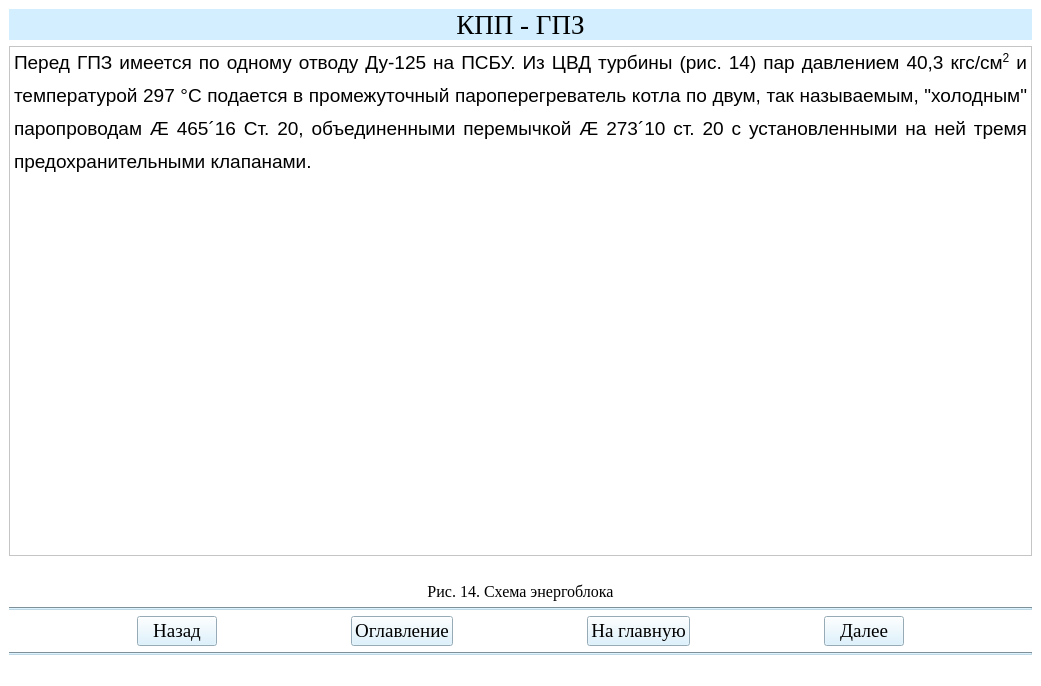
<?xml version="1.0" encoding="UTF-8"?>
<ui version="4.0">
 <class>Teoria21Window</class>
 <widget class="QMainWindow" name="Teoria21Window">
  <property name="geometry">
   <rect>
    <x>0</x>
    <y>0</y>
    <width>1041</width>
    <height>686</height>
   </rect>
  </property>
  <property name="windowTitle">
   <string>АУК</string>
  </property>
  <property name="styleSheet">
   <string notr="true">background-color: rgb(255, 255, 255);</string>
  </property>
  <widget class="QWidget" name="centralwidget">
   <layout class="QGridLayout" name="gridLayout">
    <item row="1" column="0">
     <widget class="QTextBrowser" name="textBrowser_2">
      <property name="html">
       <string>&lt;!DOCTYPE HTML PUBLIC &quot;-//W3C//DTD HTML 4.0//EN&quot; &quot;http://www.w3.org/TR/REC-html40/strict.dtd&quot;&gt;
&lt;html&gt;&lt;head&gt;&lt;meta name=&quot;qrichtext&quot; content=&quot;1&quot; /&gt;&lt;style type=&quot;text/css&quot;&gt;
p, li { white-space: pre-wrap; }
&lt;/style&gt;&lt;/head&gt;&lt;body style=&quot; font-family:'MS Shell Dlg 2'; font-size:8.25pt; font-weight:400; font-style:normal;&quot;&gt;
&lt;p align=&quot;justify&quot; style=&quot; margin-top:12px; margin-bottom:0px; margin-left:0px; margin-right:0px; -qt-block-indent:0; text-indent:0px; line-height:150%;&quot;&gt;&lt;span style=&quot; font-family:'Times New Roman,serif'; font-size:14pt;&quot;&gt;Перед ГПЗ имеется по одному отводу Ду-125 на ПСБУ. Из ЦВД турбины (рис. 14) пар давлением 40,3 кгс/см&lt;/span&gt;&lt;span style=&quot; font-family:'Times New Roman,serif'; font-size:14pt; vertical-align:super;&quot;&gt;2&lt;/span&gt;&lt;span style=&quot; font-family:'Times New Roman,serif'; font-size:14pt;&quot;&gt; и температурой 297 °С подается в промежуточный пароперегреватель котла по двум, так называемым, &amp;quot;холодным&amp;quot; паропроводам &lt;/span&gt;&lt;span style=&quot; font-family:'Symbol'; font-size:14pt;&quot;&gt;Æ&lt;/span&gt;&lt;span style=&quot; font-family:'Times New Roman,serif'; font-size:14pt;&quot;&gt; 465&lt;/span&gt;&lt;span style=&quot; font-family:'Symbol'; font-size:14pt;&quot;&gt;´&lt;/span&gt;&lt;span style=&quot; font-family:'Times New Roman,serif'; font-size:14pt;&quot;&gt;16 Ст. 20, объединенными перемычкой &lt;/span&gt;&lt;span style=&quot; font-family:'Symbol'; font-size:14pt;&quot;&gt;Æ&lt;/span&gt;&lt;span style=&quot; font-family:'Times New Roman,serif'; font-size:14pt;&quot;&gt; 273&lt;/span&gt;&lt;span style=&quot; font-family:'Symbol'; font-size:14pt;&quot;&gt;´&lt;/span&gt;&lt;span style=&quot; font-family:'Times New Roman,serif'; font-size:14pt;&quot;&gt;10 ст. 20 с установленными на ней тремя предохранительными клапанами.&lt;/span&gt;&lt;span style=&quot; font-size:8pt;&quot;&gt; &lt;/span&gt;&lt;/p&gt;&lt;/body&gt;&lt;/html&gt;</string>
      </property>
     </widget>
    </item>
    <item row="5" column="0">
     <layout class="QHBoxLayout" name="horizontalLayout">
      <item>
       <spacer name="horizontalSpacer_2">
        <property name="orientation">
         <enum>Qt::Horizontal</enum>
        </property>
        <property name="sizeHint" stdset="0">
         <size>
          <width>40</width>
          <height>20</height>
         </size>
        </property>
       </spacer>
      </item>
      <item>
       <widget class="QPushButton" name="btn_return21">
        <property name="sizePolicy">
         <sizepolicy hsizetype="Minimum" vsizetype="Fixed">
          <horstretch>0</horstretch>
          <verstretch>0</verstretch>
         </sizepolicy>
        </property>
        <property name="font">
         <font>
          <family>Times New Roman</family>
          <pointsize>14</pointsize>
          <weight>50</weight>
          <bold>false</bold>
         </font>
        </property>
        <property name="styleSheet">
         <string notr="true">background-color: rgb(211, 239, 255);
color: rgb(0, 0, 0);</string>
        </property>
        <property name="text">
         <string>Назад</string>
        </property>
       </widget>
      </item>
      <item>
       <spacer name="horizontalSpacer_5">
        <property name="orientation">
         <enum>Qt::Horizontal</enum>
        </property>
        <property name="sizeHint" stdset="0">
         <size>
          <width>40</width>
          <height>20</height>
         </size>
        </property>
       </spacer>
      </item>
      <item>
       <widget class="QPushButton" name="btn_oglavlenie21">
        <property name="font">
         <font>
          <family>Times New Roman</family>
          <pointsize>14</pointsize>
         </font>
        </property>
        <property name="styleSheet">
         <string notr="true">background-color: rgb(211, 239, 255);
color: rgb(0, 0, 0);</string>
        </property>
        <property name="text">
         <string>Оглавление</string>
        </property>
       </widget>
      </item>
      <item>
       <spacer name="horizontalSpacer">
        <property name="orientation">
         <enum>Qt::Horizontal</enum>
        </property>
        <property name="sizeHint" stdset="0">
         <size>
          <width>40</width>
          <height>20</height>
         </size>
        </property>
       </spacer>
      </item>
      <item>
       <widget class="QPushButton" name="btn_glavnaya21">
        <property name="font">
         <font>
          <family>Times New Roman</family>
          <pointsize>14</pointsize>
          <weight>50</weight>
          <bold>false</bold>
         </font>
        </property>
        <property name="styleSheet">
         <string notr="true">background-color: rgb(211, 239, 255);
color: rgb(0, 0, 0);</string>
        </property>
        <property name="text">
         <string>На главную</string>
        </property>
       </widget>
      </item>
      <item>
       <spacer name="horizontalSpacer_3">
        <property name="orientation">
         <enum>Qt::Horizontal</enum>
        </property>
        <property name="sizeHint" stdset="0">
         <size>
          <width>40</width>
          <height>20</height>
         </size>
        </property>
       </spacer>
      </item>
      <item>
       <widget class="QPushButton" name="btn_dalee21">
        <property name="font">
         <font>
          <family>Times New Roman</family>
          <pointsize>14</pointsize>
          <weight>50</weight>
          <bold>false</bold>
         </font>
        </property>
        <property name="styleSheet">
         <string notr="true">background-color: rgb(211, 239, 255);
color: rgb(0, 0, 0);</string>
        </property>
        <property name="text">
         <string>Далее</string>
        </property>
       </widget>
      </item>
      <item>
       <spacer name="horizontalSpacer_4">
        <property name="orientation">
         <enum>Qt::Horizontal</enum>
        </property>
        <property name="sizeHint" stdset="0">
         <size>
          <width>40</width>
          <height>20</height>
         </size>
        </property>
       </spacer>
      </item>
     </layout>
    </item>
    <item row="4" column="0">
     <widget class="Line" name="line">
      <property name="styleSheet">
       <string notr="true">background-color: rgb(191, 216, 230);</string>
      </property>
      <property name="orientation">
       <enum>Qt::Horizontal</enum>
      </property>
     </widget>
    </item>
    <item row="6" column="0">
     <widget class="Line" name="line_2">
      <property name="styleSheet">
       <string notr="true">background-color: rgb(191, 216, 230);</string>
      </property>
      <property name="orientation">
       <enum>Qt::Horizontal</enum>
      </property>
     </widget>
    </item>
    <item row="0" column="0">
     <widget class="QLabel" name="label_4">
      <property name="font">
       <font>
        <family>Times New Roman</family>
        <pointsize>20</pointsize>
       </font>
      </property>
      <property name="styleSheet">
       <string notr="true">background-color: rgb(211, 239, 255);</string>
      </property>
      <property name="text">
       <string>КПП - ГПЗ</string>
      </property>
      <property name="alignment">
       <set>Qt::AlignCenter</set>
      </property>
     </widget>
    </item>
    <item row="2" column="0">
     <widget class="QLabel" name="label">
      <property name="text">
       <string/>
      </property>
      <property name="pixmap">
       <pixmap>рис14.png</pixmap>
      </property>
      <property name="alignment">
       <set>Qt::AlignCenter</set>
      </property>
     </widget>
    </item>
    <item row="3" column="0">
     <widget class="QLabel" name="label_2">
      <property name="font">
       <font>
        <family>Times New Roman</family>
        <pointsize>12</pointsize>
       </font>
      </property>
      <property name="text">
       <string>Рис. 14. Схема энергоблока</string>
      </property>
      <property name="alignment">
       <set>Qt::AlignCenter</set>
      </property>
     </widget>
    </item>
   </layout>
  </widget>
  <widget class="QStatusBar" name="statusbar"/>
 </widget>
 <resources/>
 <connections/>
</ui>
